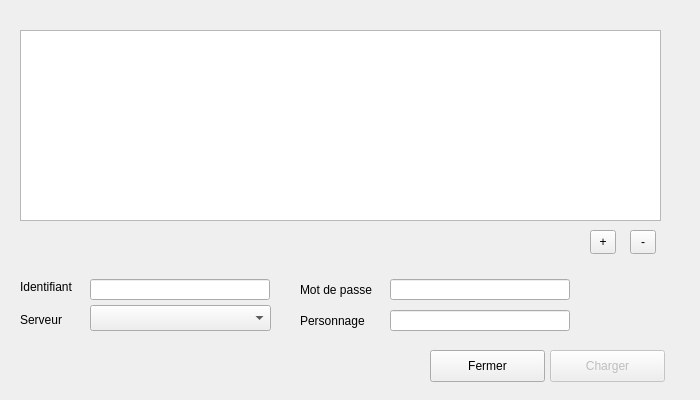
<?xml version="1.0" encoding="UTF-8"?>
<ui version="4.0">
 <class>AccountInterface</class>
 <widget class="QDialog" name="AccountInterface">
  <property name="windowModality">
   <enum>Qt::WindowModal</enum>
  </property>
  <property name="geometry">
   <rect>
    <x>0</x>
    <y>0</y>
    <width>700</width>
    <height>400</height>
   </rect>
  </property>
  <property name="minimumSize">
   <size>
    <width>700</width>
    <height>400</height>
   </size>
  </property>
  <property name="maximumSize">
   <size>
    <width>700</width>
    <height>400</height>
   </size>
  </property>
  <property name="windowTitle">
   <string>Gestion de Comptes</string>
  </property>
  <property name="styleSheet">
   <string notr="true"/>
  </property>
  <widget class="QToolButton" name="addAccount">
   <property name="geometry">
    <rect>
     <x>590</x>
     <y>230</y>
     <width>26</width>
     <height>24</height>
    </rect>
   </property>
   <property name="text">
    <string>+</string>
   </property>
  </widget>
  <widget class="QToolButton" name="deleteAccount">
   <property name="geometry">
    <rect>
     <x>630</x>
     <y>230</y>
     <width>26</width>
     <height>24</height>
    </rect>
   </property>
   <property name="text">
    <string>-</string>
   </property>
  </widget>
  <widget class="QTableWidget" name="accounts_view">
   <property name="geometry">
    <rect>
     <x>20</x>
     <y>30</y>
     <width>641</width>
     <height>191</height>
    </rect>
   </property>
   <property name="sizePolicy">
    <sizepolicy hsizetype="Expanding" vsizetype="Expanding">
     <horstretch>0</horstretch>
     <verstretch>0</verstretch>
    </sizepolicy>
   </property>
   <property name="editTriggers">
    <set>QAbstractItemView::NoEditTriggers</set>
   </property>
   <property name="dragEnabled">
    <bool>false</bool>
   </property>
   <property name="dragDropOverwriteMode">
    <bool>false</bool>
   </property>
   <property name="dragDropMode">
    <enum>QAbstractItemView::NoDragDrop</enum>
   </property>
   <property name="defaultDropAction">
    <enum>Qt::TargetMoveAction</enum>
   </property>
   <property name="alternatingRowColors">
    <bool>true</bool>
   </property>
   <property name="selectionMode">
    <enum>QAbstractItemView::ContiguousSelection</enum>
   </property>
   <property name="selectionBehavior">
    <enum>QAbstractItemView::SelectRows</enum>
   </property>
   <property name="cornerButtonEnabled">
    <bool>false</bool>
   </property>
   <attribute name="verticalHeaderVisible">
    <bool>false</bool>
   </attribute>
  </widget>
  <widget class="QLabel" name="password_label">
   <property name="geometry">
    <rect>
     <x>300</x>
     <y>280</y>
     <width>86</width>
     <height>20</height>
    </rect>
   </property>
   <property name="text">
    <string>Mot de passe</string>
   </property>
  </widget>
  <widget class="QLineEdit" name="login_edit">
   <property name="geometry">
    <rect>
     <x>90</x>
     <y>279</y>
     <width>180</width>
     <height>21</height>
    </rect>
   </property>
   <property name="text">
    <string/>
   </property>
  </widget>
  <widget class="QComboBox" name="servers_list">
   <property name="geometry">
    <rect>
     <x>90</x>
     <y>305</y>
     <width>181</width>
     <height>26</height>
    </rect>
   </property>
  </widget>
  <widget class="QLineEdit" name="password_edit">
   <property name="geometry">
    <rect>
     <x>390</x>
     <y>279</y>
     <width>180</width>
     <height>21</height>
    </rect>
   </property>
   <property name="text">
    <string/>
   </property>
   <property name="echoMode">
    <enum>QLineEdit::Password</enum>
   </property>
  </widget>
  <widget class="QLabel" name="login_label">
   <property name="geometry">
    <rect>
     <x>20</x>
     <y>276</y>
     <width>64</width>
     <height>21</height>
    </rect>
   </property>
   <property name="text">
    <string>Identifiant</string>
   </property>
  </widget>
  <widget class="QLabel" name="server_label">
   <property name="geometry">
    <rect>
     <x>20</x>
     <y>310</y>
     <width>62</width>
     <height>19</height>
    </rect>
   </property>
   <property name="text">
    <string>Serveur</string>
   </property>
  </widget>
  <widget class="QLabel" name="character_label">
   <property name="geometry">
    <rect>
     <x>300</x>
     <y>310</y>
     <width>81</width>
     <height>21</height>
    </rect>
   </property>
   <property name="text">
    <string>Personnage</string>
   </property>
  </widget>
  <widget class="QLineEdit" name="character_edit">
   <property name="geometry">
    <rect>
     <x>390</x>
     <y>310</y>
     <width>180</width>
     <height>21</height>
    </rect>
   </property>
   <property name="text">
    <string/>
   </property>
  </widget>
  <widget class="QPushButton" name="validate_button">
   <property name="geometry">
    <rect>
     <x>430</x>
     <y>350</y>
     <width>115</width>
     <height>32</height>
    </rect>
   </property>
   <property name="text">
    <string>Fermer</string>
   </property>
   <property name="autoDefault">
    <bool>false</bool>
   </property>
  </widget>
  <widget class="QPushButton" name="load_button">
   <property name="enabled">
    <bool>false</bool>
   </property>
   <property name="geometry">
    <rect>
     <x>550</x>
     <y>350</y>
     <width>115</width>
     <height>32</height>
    </rect>
   </property>
   <property name="text">
    <string>Charger</string>
   </property>
  </widget>
 </widget>
 <resources/>
 <connections>
  <connection>
   <sender>validate_button</sender>
   <signal>clicked()</signal>
   <receiver>AccountInterface</receiver>
   <slot>close()</slot>
   <hints>
    <hint type="sourcelabel">
     <x>499</x>
     <y>353</y>
    </hint>
    <hint type="destinationlabel">
     <x>599</x>
     <y>307</y>
    </hint>
   </hints>
  </connection>
 </connections>
</ui>
